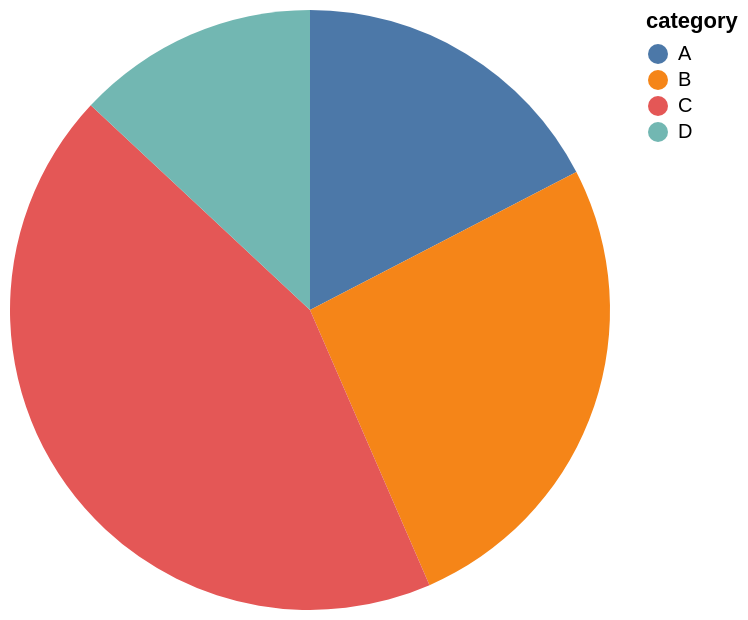

Express this chart as Vega-Lite.
### Vega-Lite specification from a JSON file in a GitHub repository (floating-point values rounded to 4 significant figures)
{"$schema": "https://vega.github.io/schema/vega-lite/v6.json", "description": "A pie chart: an arc mark over a theta channel.", "data": {"values": [{"category": "A", "value": 4}, {"category": "B", "value": 6}, {"category": "C", "value": 10}, {"category": "D", "value": 3}]}, "mark": "arc", "encoding": {"theta": {"field": "value", "type": "quantitative"}, "color": {"field": "category", "type": "nominal"}}}
